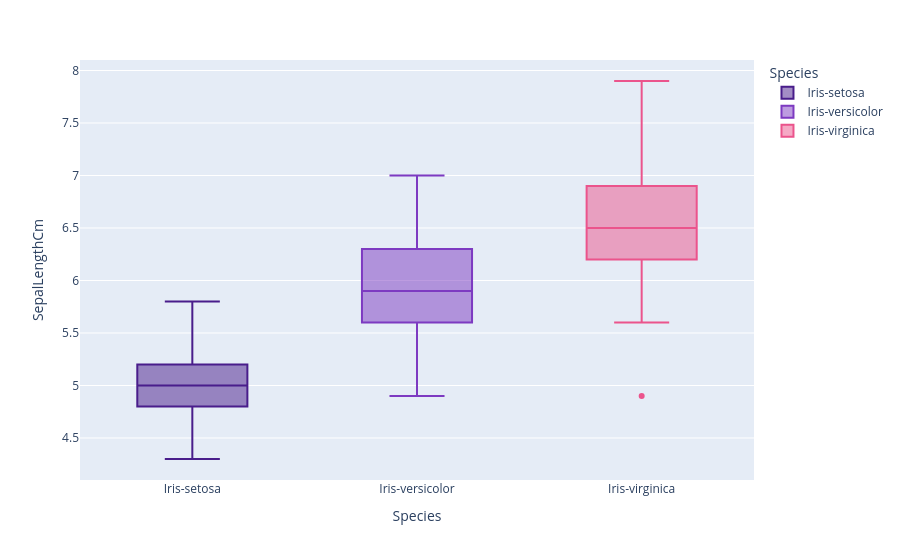

Notebook cell for this chart:
### Code cell
fig = px.box(data_frame= df, x = 'Species', y = 'SepalLengthCm', color = 'Species', color_discrete_sequence=['#491D8B','#7D3AC1','#EB548C'], orientation='v')
fig.show()

### Figure 1 — Plotly figure (JSON) as saved in the notebook; plotly's stock layout.template omitted (floating-point values rounded to 4 significant figures)
{"data": [{"alignmentgroup": "True", "hovertemplate": "Species=%{x}<br>SepalLengthCm=%{y}<extra></extra>", "legendgroup": "Iris-setosa", "marker": {"color": "#491D8B"}, "name": "Iris-setosa", "notched": false, "offsetgroup": "Iris-setosa", "orientation": "v", "showlegend": true, "type": "box", "x": ["Iris-setosa", "Iris-setosa", "Iris-setosa", "Iris-setosa", "Iris-setosa", "Iris-setosa", "Iris-setosa", "Iris-setosa", "Iris-setosa", "Iris-setosa", "Iris-setosa", "Iris-setosa", "Iris-setosa", "Iris-setosa", "Iris-setosa", "Iris-setosa", "Iris-setosa", "Iris-setosa", "Iris-setosa", "Iris-setosa", "Iris-setosa", "Iris-setosa", "Iris-setosa", "Iris-setosa", "Iris-setosa", "Iris-setosa", "Iris-setosa", "Iris-setosa", "Iris-setosa", "Iris-setosa", "Iris-setosa", "Iris-setosa", "Iris-setosa", "Iris-setosa", "Iris-setosa", "Iris-setosa", "Iris-setosa", "Iris-setosa", "Iris-setosa", "Iris-setosa", "Iris-setosa", "Iris-setosa", "Iris-setosa", "Iris-setosa", "Iris-setosa", "Iris-setosa", "Iris-setosa", "Iris-setosa", "Iris-setosa", "Iris-setosa"], "x0": " ", "xaxis": "x", "y": [5.1, 4.9, 4.7, 4.6, 5.0, 5.4, 4.6, 5.0, 4.4, 4.9, 5.4, 4.8, 4.8, 4.3, 5.8, 5.7, 5.4, 5.1, 5.7, 5.1, 5.4, 5.1, 4.6, 5.1, 4.8, 5.0, 5.0, 5.2, 5.2, 4.7, 4.8, 5.4, 5.2, 5.5, 4.9, 5.0, 5.5, 4.9, 4.4, 5.1, 5.0, 4.5, 4.4, 5.0, 5.1, 4.8, 5.1, 4.6, 5.3, 5.0], "y0": " ", "yaxis": "y"}, {"alignmentgroup": "True", "hovertemplate": "Species=%{x}<br>SepalLengthCm=%{y}<extra></extra>", "legendgroup": "Iris-versicolor", "marker": {"color": "#7D3AC1"}, "name": "Iris-versicolor", "notched": false, "offsetgroup": "Iris-versicolor", "orientation": "v", "showlegend": true, "type": "box", "x": ["Iris-versicolor", "Iris-versicolor", "Iris-versicolor", "Iris-versicolor", "Iris-versicolor", "Iris-versicolor", "Iris-versicolor", "Iris-versicolor", "Iris-versicolor", "Iris-versicolor", "Iris-versicolor", "Iris-versicolor", "Iris-versicolor", "Iris-versicolor", "Iris-versicolor", "Iris-versicolor", "Iris-versicolor", "Iris-versicolor", "Iris-versicolor", "Iris-versicolor", "Iris-versicolor", "Iris-versicolor", "Iris-versicolor", "Iris-versicolor", "Iris-versicolor", "Iris-versicolor", "Iris-versicolor", "Iris-versicolor", "Iris-versicolor", "Iris-versicolor", "Iris-versicolor", "Iris-versicolor", "Iris-versicolor", "Iris-versicolor", "Iris-versicolor", "Iris-versicolor", "Iris-versicolor", "Iris-versicolor", "Iris-versicolor", "Iris-versicolor", "Iris-versicolor", "Iris-versicolor", "Iris-versicolor", "Iris-versicolor", "Iris-versicolor", "Iris-versicolor", "Iris-versicolor", "Iris-versicolor", "Iris-versicolor", "Iris-versicolor"], "x0": " ", "xaxis": "x", "y": [7.0, 6.4, 6.9, 5.5, 6.5, 5.7, 6.3, 4.9, 6.6, 5.2, 5.0, 5.9, 6.0, 6.1, 5.6, 6.7, 5.6, 5.8, 6.2, 5.6, 5.9, 6.1, 6.3, 6.1, 6.4, 6.6, 6.8, 6.7, 6.0, 5.7, 5.5, 5.5, 5.8, 6.0, 5.4, 6.0, 6.7, 6.3, 5.6, 5.5, 5.5, 6.1, 5.8, 5.0, 5.6, 5.7, 5.7, 6.2, 5.1, 5.7], "y0": " ", "yaxis": "y"}, {"alignmentgroup": "True", "hovertemplate": "Species=%{x}<br>SepalLengthCm=%{y}<extra></extra>", "legendgroup": "Iris-virginica", "marker": {"color": "#EB548C"}, "name": "Iris-virginica", "notched": false, "offsetgroup": "Iris-virginica", "orientation": "v", "showlegend": true, "type": "box", "x": ["Iris-virginica", "Iris-virginica", "Iris-virginica", "Iris-virginica", "Iris-virginica", "Iris-virginica", "Iris-virginica", "Iris-virginica", "Iris-virginica", "Iris-virginica", "Iris-virginica", "Iris-virginica", "Iris-virginica", "Iris-virginica", "Iris-virginica", "Iris-virginica", "Iris-virginica", "Iris-virginica", "Iris-virginica", "Iris-virginica", "Iris-virginica", "Iris-virginica", "Iris-virginica", "Iris-virginica", "Iris-virginica", "Iris-virginica", "Iris-virginica", "Iris-virginica", "Iris-virginica", "Iris-virginica", "Iris-virginica", "Iris-virginica", "Iris-virginica", "Iris-virginica", "Iris-virginica", "Iris-virginica", "Iris-virginica", "Iris-virginica", "Iris-virginica", "Iris-virginica", "Iris-virginica", "Iris-virginica", "Iris-virginica", "Iris-virginica", "Iris-virginica", "Iris-virginica", "Iris-virginica", "Iris-virginica", "Iris-virginica", "Iris-virginica"], "x0": " ", "xaxis": "x", "y": [6.3, 5.8, 7.1, 6.3, 6.5, 7.6, 4.9, 7.3, 6.7, 7.2, 6.5, 6.4, 6.8, 5.7, 5.8, 6.4, 6.5, 7.7, 7.7, 6.0, 6.9, 5.6, 7.7, 6.3, 6.7, 7.2, 6.2, 6.1, 6.4, 7.2, 7.4, 7.9, 6.4, 6.3, 6.1, 7.7, 6.3, 6.4, 6.0, 6.9, 6.7, 6.9, 5.8, 6.8, 6.7, 6.7, 6.3, 6.5, 6.2, 5.9], "y0": " ", "yaxis": "y"}], "layout": {"boxmode": "overlay", "legend": {"title": {"text": "Species"}, "tracegroupgap": 0}, "margin": {"t": 60}, "xaxis": {"anchor": "y", "categoryarray": ["Iris-setosa", "Iris-versicolor", "Iris-virginica"], "categoryorder": "array", "domain": [0, 1], "title": {"text": "Species"}}, "yaxis": {"anchor": "x", "domain": [0, 1], "title": {"text": "SepalLengthCm"}}}}
